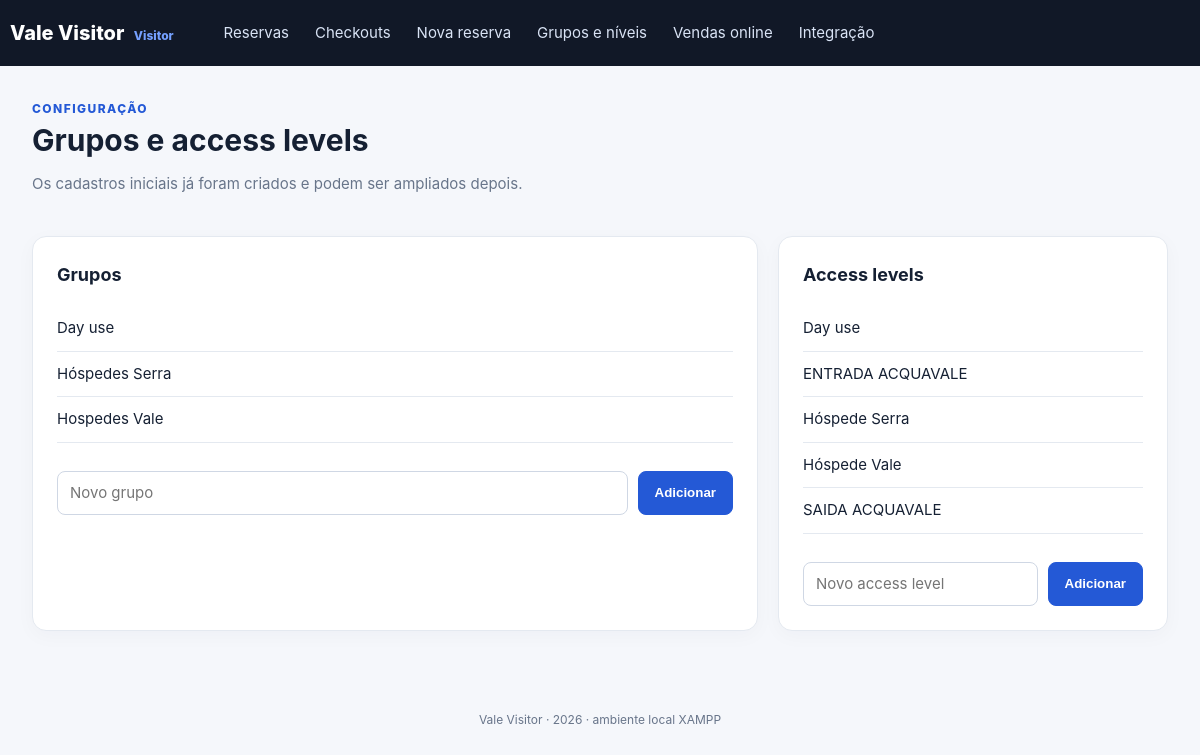
The page /groups.php on the database its author committed.
### tables this page shows
CREATE TABLE IF NOT EXISTS guest_groups (
    id INT UNSIGNED AUTO_INCREMENT PRIMARY KEY,
    name VARCHAR(120) NOT NULL UNIQUE,
    active TINYINT(1) NOT NULL DEFAULT 1,
    created_at TIMESTAMP NOT NULL DEFAULT CURRENT_TIMESTAMP
);

CREATE TABLE IF NOT EXISTS access_levels (
    id INT UNSIGNED AUTO_INCREMENT PRIMARY KEY,
    name VARCHAR(120) NOT NULL UNIQUE,
    active TINYINT(1) NOT NULL DEFAULT 1,
    created_at TIMESTAMP NOT NULL DEFAULT CURRENT_TIMESTAMP
);

### bootstrap.php (called while the page is built, shortened)
<?php
function db(): PDO {
    static $pdo;
    if ($pdo instanceof PDO) return $pdo;
    $pdo = new PDO(
        'mysql:host=' . DB_HOST . ';port=' . DB_PORT . ';dbname=' . DB_NAME . ';charset=utf8mb4',
        DB_USER,
        DB_PASS,
        [PDO::ATTR_ERRMODE => PDO::ERRMODE_EXCEPTION, PDO::ATTR_DEFAULT_FETCH_MODE => PDO::FETCH_ASSOC]
    );
    return $pdo;
}
function e(?string $value): string { return htmlspecialchars($value ?? '', ENT_QUOTES | ENT_SUBSTITUTE, 'UTF-8'); }

### groups.php (the view, shortened to what this page needs)
<?php
require_once __DIR__ . '/bootstrap.php';
$groups = db()->query('SELECT * FROM guest_groups ORDER BY name')->fetchAll();
$levels = db()->query('SELECT * FROM access_levels ORDER BY name')->fetchAll();
include __DIR__ . '/header.php';
?>
<section class="hero compact">
    <div>
        <p class="eyebrow">Configuração</p>
        <h1>Grupos e access levels</h1>
        <p class="muted">Os cadastros iniciais já foram criados e podem ser ampliados depois.</p>
    </div>
</section>
<div class="detail-grid">
    <section class="card"><h2>Grupos</h2><ul class="simple-list"><?php foreach ($groups as $g): ?><li><?= e($g['name']) ?></li><?php endforeach; ?></ul><form action="save_catalog.php" method="post" class="actions"><input type="hidden" name="csrf" value="<?= e(csrf_token()) ?>"><input type="hidden" name="type" value="group"><input name="name" placeholder="Novo grupo" required maxlength="120"><button class="button primary">Adicionar</button></form></section>
    <section class="card"><h2>Access levels</h2><ul class="simple-list"><?php foreach ($levels as $a): ?><li><?= e($a['name']) ?></li><?php endforeach; ?></ul><form action="save_catalog.php" method="post" class="actions"><input type="hidden" name="csrf" value="<?= e(csrf_token()) ?>"><input type="hidden" name="type" value="access"><input name="name" placeholder="Novo access level" required maxlength="120"><button class="button primary">Adicionar</button></form></section>
</div>
<?php include __DIR__ . '/footer.php'; ?>

### assets/app.css (style rules this page uses)
:root { --ink:#152033;--muted:#68758a;--line:#e4e9f0;--bg:#f5f7fb;--blue:#2459d6;--red:#dc4552;--green:#178654;--yellow:#9b6a00 }
* { box-sizing:border-box }
body { margin:0;background:var(--bg);color:var(--ink);font:15px/1.5 Inter,Segoe UI,Arial,sans-serif }
.hero { display:flex;align-items:end;justify-content:space-between;gap:20px;margin-bottom:26px }
.hero.compact { align-items:center }
.eyebrow { color:var(--blue);font-size:12px;font-weight:800;letter-spacing:.12em;text-transform:uppercase;margin:0 0 5px }
.hero h1 { font-size:30px;line-height:1.15;margin:0 0 8px }
.muted { color:var(--muted) }
.card { background:#fff;border:1px solid var(--line);border-radius:14px;box-shadow:0 5px 20px #1a2c4d08;padding:24px }
input,select { border:1px solid #cfd7e4;border-radius:8px;background:#fff;color:var(--ink);font:inherit;padding:10px 12px;width:100% }
.form h2,.card h2 { font-size:18px;margin:0 0 18px }
.button { display:inline-flex;align-items:center;justify-content:center;border:1px solid #cbd5e1;background:#fff;border-radius:8px;color:var(--ink);font-weight:700;padding:10px 16px;text-decoration:none;cursor:pointer }
.button.primary { background:var(--blue);color:#fff;border-color:var(--blue) }
.actions { display:flex;justify-content:flex-end;gap:10px;margin-top:28px }
.detail-grid { display:grid;grid-template-columns:1fr 390px;gap:20px }
.simple-list { list-style:none;margin:0;padding:0 }
.simple-list li { padding:11px 0;border-bottom:1px solid var(--line) }

### rows shown on the page
guest_groups: name "Day use"
guest_groups: name "Hóspedes Serra"
guest_groups: name "Hospedes Vale"
access_levels: name "Day use"
access_levels: name "ENTRADA ACQUAVALE"
access_levels: name "Hóspede Serra"
access_levels: name "Hóspede Vale"
access_levels: name "SAIDA ACQUAVALE"
